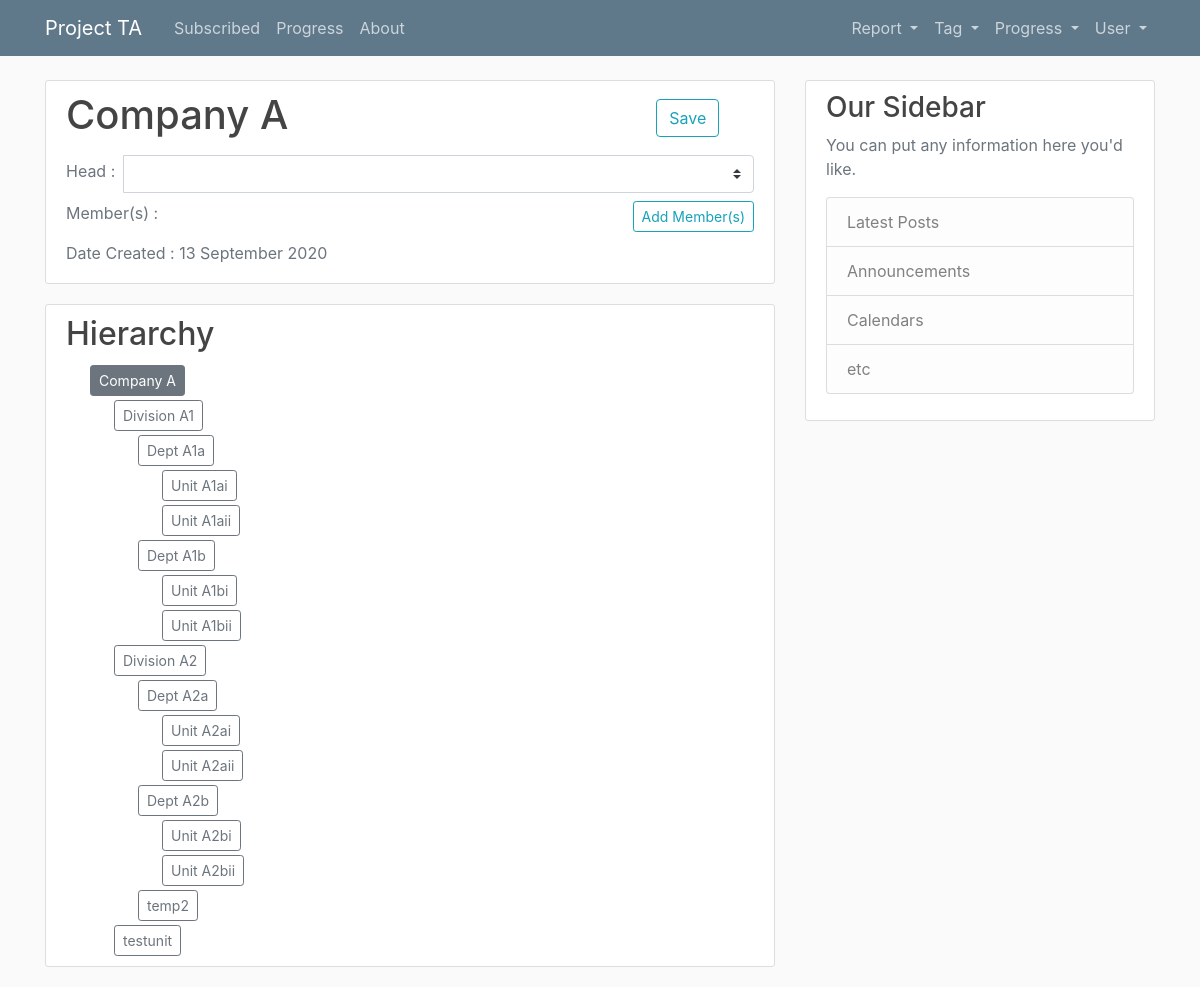
Before: /unit/2 (signed in) with the older database file.
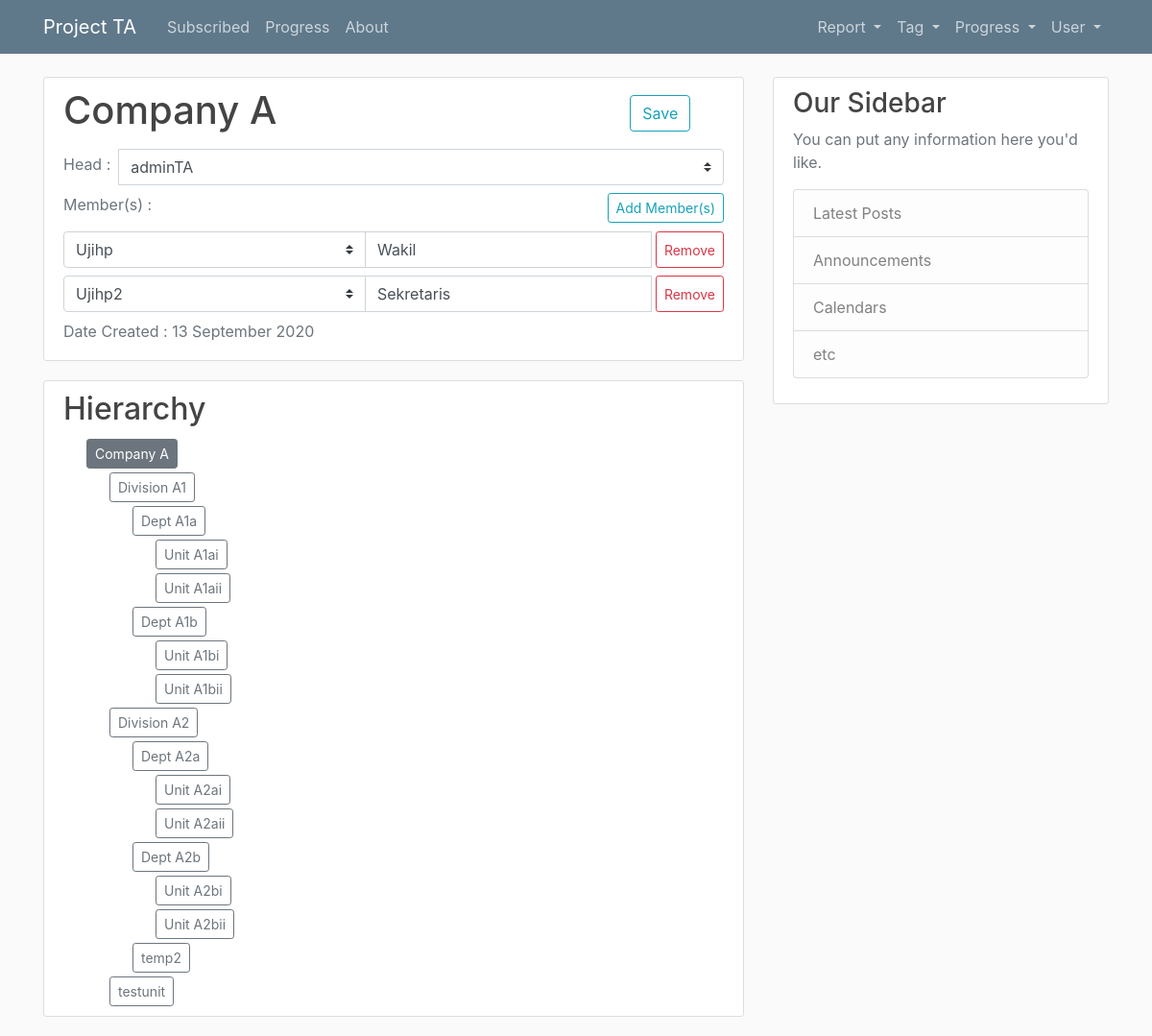
After: the same page with the newer database file.
### user/models.py (models this page shows, shortened)
class Unit(models.Model):
    class Status(models.IntegerChoices):
        Inactive = 0
        Active = 1
    name = models.CharField(max_length=100, null=True)
    superior = models.ForeignKey("self", on_delete=models.SET_NULL, related_name='subordinate_set', null=True)
    head = models.OneToOneField(User, on_delete=models.SET_NULL, null=True, blank=True)
    date_created = models.DateTimeField(default=timezone.now, null=True, blank=True)
    date_deactivated = models.DateTimeField(null=True, blank=True)
    status = models.IntegerField(choices=Status.choices, default=1, null=True, blank=True)
    def level(self):
        lev = 1
        temp = self
        while temp.superior and lev < 30:
            lev += 1
            temp = temp.superior
        if lev < 30:
            return lev
        else:
            return "loop error"
    def superior_list(self):
        if self.level() != "loop error":
            temp = self
            superiorlist = []
            while temp.superior:
                superiorlist.append(temp.superior)
                temp = temp.superior
            superiorlist = [superiorlist[i-1] for i in range(len(superiorlist),0,-1)]
            return superiorlist
    def subordinate_list_recursive(self, lev, subordinate_list):
        if lev>=0 and lev<=30:
            subordinate_list.append(self)
            lev = lev + 1
            for sub in self.subordinate_set.all():
                sub.subordinate_list_recursive(lev, subordinate_list)
        else:
            print("loop error")
    def subordinate_list(self):
        if self.level() != "loop error":
            lev = 0
            subordinate_list = []
            for sub in self.subordinate_set.all():
                sub.subordinate_list_recursive(lev, subordinate_list)
            return subordinate_list

class Profile(models.Model):
    user = models.OneToOneField(User, on_delete=models.CASCADE, null=True)
    image = models.ImageField(default='default.jpg', upload_to='profile_pics')
    tag = models.ManyToManyField(Tag, related_name='subscriber_set')
    unit = models.ForeignKey(Unit, on_delete=models.SET_NULL, null=True, related_name='member_set')

class CareerHistory(models.Model):
    user = models.ForeignKey(User, on_delete=models.SET_NULL, null=True, blank=True)
    unit = models.ForeignKey(Unit, on_delete=models.SET_NULL, null=True, blank=True)
    job = models.CharField(max_length=100, null=True, blank=True)
    date_started = models.DateTimeField(null=True, blank=True)
    date_ended = models.DateTimeField(null=True, blank=True)

### user/views.py (the view, shortened to what this page needs)
# urls.py: path('unit/<int:pk>', userview.UnitDetail, name='unit-detail'),
def UnitDetail(request, pk):
    if not request.user.username:
        return redirect('/login/?next=%s' % request.path)
    unit = get_object_or_404(Unit, pk=pk)
    members = Profile.objects.filter(unit=unit)
    unitless_user = User.objects.filter(unit = None, profile__unit = None)
    loopless_unit = Unit.objects.exclude(pk = unit.pk)
    for sub in unit.subordinate_list():
        loopless_unit = loopless_unit.exclude(pk = sub.pk)
    member_histories = []
    for member in members:
        temp = CareerHistory.objects.filter(user = member.user)
        temp = temp.order_by('date_started').last()
        member_histories.append(temp)
    context = { 'unit' : unit,
                'members' : members,
                'unitless_user' : unitless_user.order_by('username'),
                'loopless_unit' : loopless_unit.order_by('name')}
    return render(request, 'user/unit_detail.html', context)

### user/templates/user/unit_detail.html (shortened to what this page needs)
{% extends 'base.html' %}
{% load crispy_forms_tags %}
{% block content %}
<form id="unit-form">
<div class="content-section">
    <div class="row">
        <div class="col">
    <h1 class="mb-3">{{ unit.name }}</h1>
        </div>
        <div class="col-2 mt-2 mr-2">
    <button class="btn btn-outline-info" id="submit">Save</button>
        </div>
    </div>
    <div class="input-group mb-2">
        <span class='text-muted mr-2 mt-1'>Head :</span>
            <select class="custom-select" name="head" required>
                {% if unit.head %}
                <option value={{unit.head.pk}} selected>{{unit.head.username}}</option>
                {% else %}
                <option value=0 selected hidden> </option>
                {% endif %}
                {% for user in unitless_user %}
                    <option value={{user.pk}}>{{user.username}}</option>
                {% endfor %}
            </select>
    </div>
    <div class="mb-2">
        <span class='text-muted mr-2 mt-1'>Member(s) :</span>
        <div class="float-right">
        <button class="btn btn-sm btn-outline-info" id="add-more">Add Member(s)</button>
        </div>
    </div>
    <div class="mt-3" id="wrapper">
        {% for member in members %}
        <div class="input-group mb-2">
            <select class="custom-select" name="member[]">
                <option value={{member.user.pk}} selected>{{member.user.username}}</option>
            </select>
        <input class="form-control" type="Text" placeholder="Job" name="job[]" value="{{member.user.careerhistory_set.all.last.job}}">
        <button class="btn btn-sm btn-outline-danger ml-1" id="remove-button">Remove</button>
        </div>
        {% endfor%}
    </div>
    <div class="mb-2">
        <span class='text-muted'>Date Created : {{unit.date_created|date:'d F Y'}}</span>
    </div>
</div>
<div class="content-section">
    <h2 class="mb-2">Hierarchy</h2>
    <div>
        <span><a class="btn btn-secondary btn-sm mt-1" href="{% url 'unit-detail' unit.pk %}">{{unit.name}}</a></span>
    </div>
    {% for subordinate in unit.subordinate_list%}
    <div>
        <span><a class="btn btn-outline-secondary btn-sm mt-1" href="{% url 'unit-detail' subordinate.pk %}">{{subordinate.name}}</a></span>
    </div>
    {% endfor %}
</div>
</form>
{% endblock%}

Changed rows visible on the page:
changed Unit "Company A": head (not shown) → "adminTA"
now on this page (row edited): Profile: user.username "Ujihp", user.careerhistory_set.all.last.job "Wakil"
now on this page (row edited): Profile: user.username "Ujihp2", user.careerhistory_set.all.last.job "Sekretaris"
